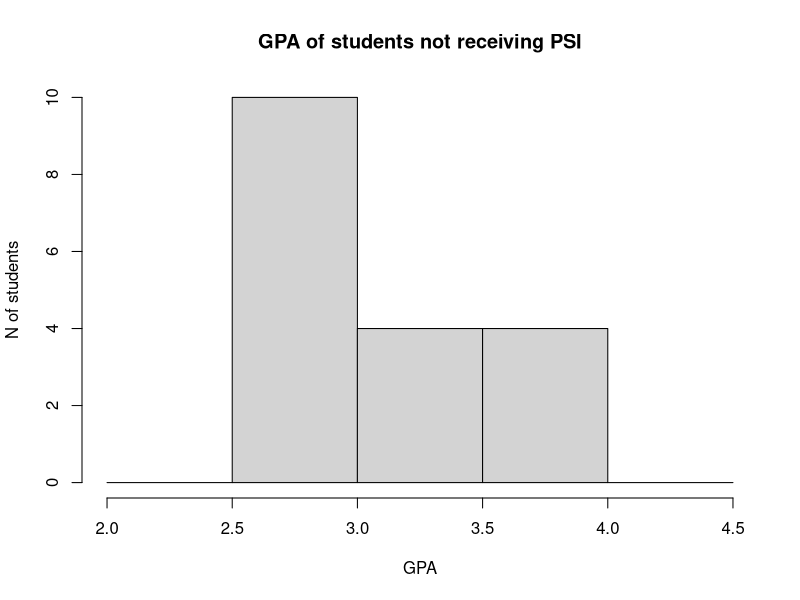
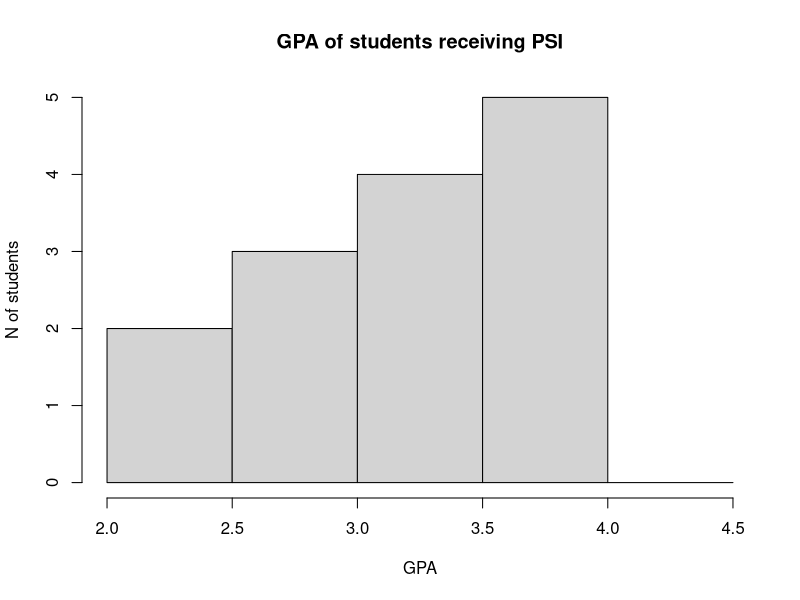
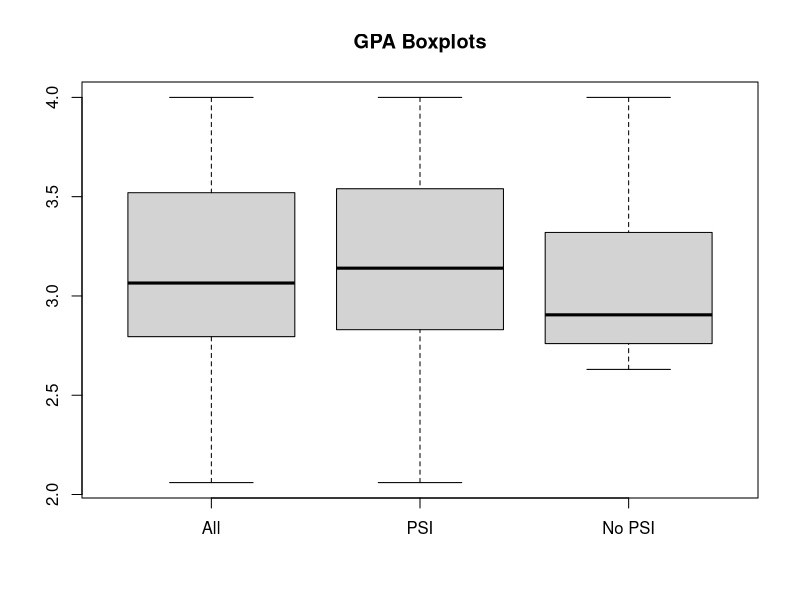

R code for these plots, in order:
#Exercise 2

expsi = read.table("psi.txt", header=TRUE);
expsi

#T1

nousepsi = expsi[which(expsi$psi == "0"),]
nousepsi
usepsi = expsi[which(expsi$psi == "1"),]
usepsi

hist(nousepsi$gpa, breaks = c(2.0, 2.5, 3.0, 3.5, 4.0, 4.5), xlab="GPA", ylab="N of students", main="GPA of students not receiving PSI")
hist(usepsi$gpa, breaks = c(2.0, 2.5, 3.0, 3.5, 4.0, 4.5), xlab="GPA", ylab="N of students", main="GPA of students receiving PSI")

boxplot(expsi$gpa, usepsi$gpa, nousepsi$gpa, main="GPA Boxplots", names=c("All", "PSI", "No PSI"));


#T2

expsiglm=glm(passed~psi+gpa,data=expsi,family=binomial)
summary(expsiglm)


#T3

#psi increases the linear predictor by 2.338 
#and increases odds of passing by e^2.338=10.3604948382


#T4

expsi$passed=factor(expsi$passed)
expsi$psi=factor(expsi$psi)
expsi$gpa=factor(expsi$gpa)
expsiglm2=glm(passed~psi+gpa, data=expsi,family=binomial)
summary(expsiglm2)

#estimations shown, I think intercept+psi1 + gpa3.0 would be the first estimation 
#and intercept+gpa3.0 would be the second

#T5



#T6



#T7



#T8